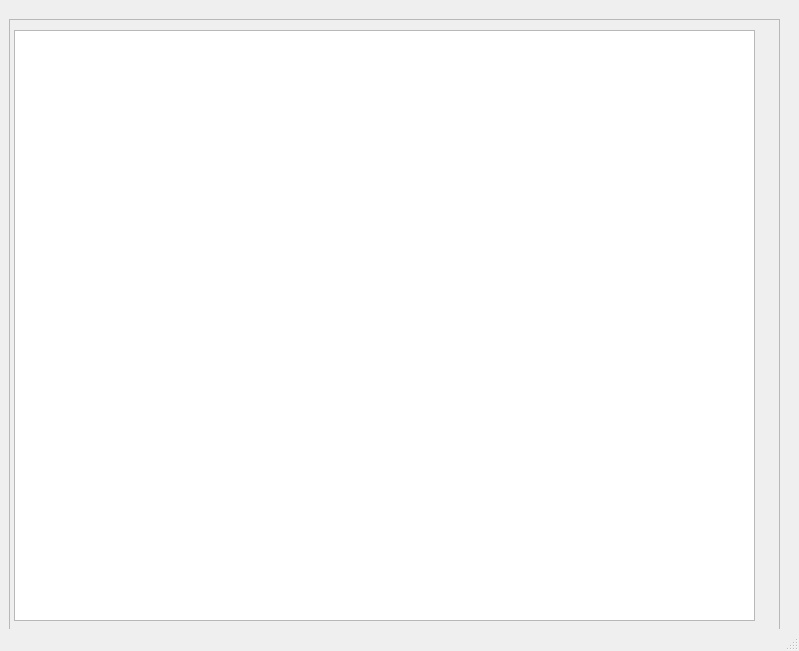
<?xml version="1.0" encoding="UTF-8"?>
<ui version="4.0">
 <class>MainWindow</class>
 <widget class="QMainWindow" name="MainWindow">
  <property name="geometry">
   <rect>
    <x>0</x>
    <y>0</y>
    <width>799</width>
    <height>651</height>
   </rect>
  </property>
  <property name="windowTitle">
   <string>MainWindow</string>
  </property>
  <widget class="QWidget" name="centralwidget">
   <widget class="QFrame" name="frame">
    <property name="geometry">
     <rect>
      <x>9</x>
      <y>19</y>
      <width>771</width>
      <height>621</height>
     </rect>
    </property>
    <property name="frameShape">
     <enum>QFrame::StyledPanel</enum>
    </property>
    <property name="frameShadow">
     <enum>QFrame::Raised</enum>
    </property>
    <widget class="QTreeView" name="treeView">
     <property name="geometry">
      <rect>
       <x>5</x>
       <y>11</y>
       <width>741</width>
       <height>591</height>
      </rect>
     </property>
    </widget>
   </widget>
  </widget>
  <widget class="QStatusBar" name="statusbar"/>
 </widget>
 <resources/>
 <connections/>
</ui>
